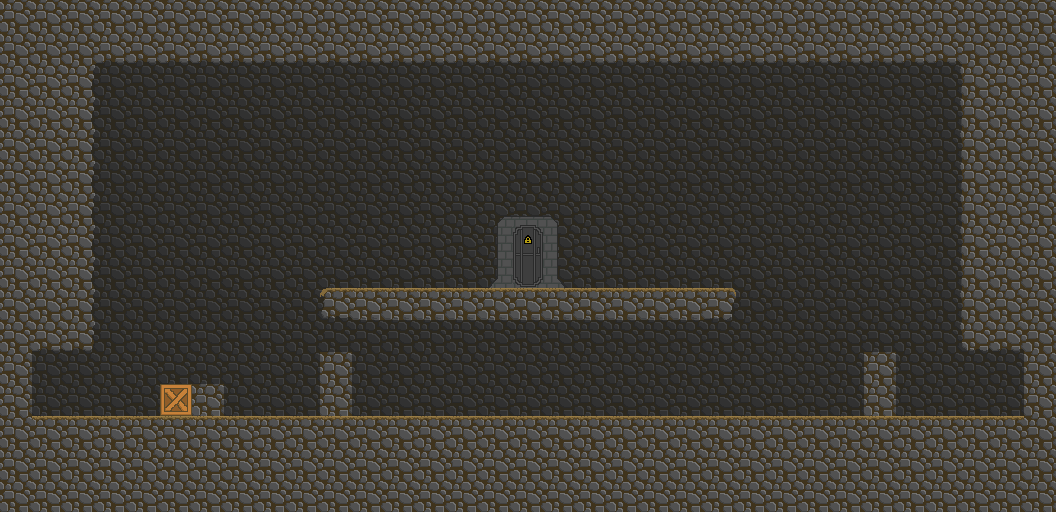

The image is a tile-based game level rendered from a .tmx file. Its description and source (layers, tilesets, objects; grid data summarised) follow:
An orthogonal 33x16 tile map with 32x32 px tiles, 3 tile layers (background, objects, forground).

<map version="1.0" orientation="orthogonal" width="33" height="16" tilewidth="32" tileheight="32">
 <tileset firstgid="1" name="indoorterrain_tiles" tilewidth="32" tileheight="32">
  <image source="indoorterrain_tiles.png" width="192" height="160" />
  <tile id="0">
   <properties>
    <property name="boundry" value="" />
   </properties>
  </tile>
  <tile id="1">
   <properties>
    <property name="boundry" value="" />
   </properties>
  </tile>
  <tile id="2">
   <properties>
    <property name="boundry" value="" />
   </properties>
  </tile>
  <tile id="6">
   <properties>
    <property name="boundry" value="" />
   </properties>
  </tile>
  <tile id="7">
   <properties>
    <property name="boundry" value="" />
   </properties>
  </tile>
  <tile id="8">
   <properties>
    <property name="boundry" value="" />
   </properties>
  </tile>
  <tile id="12">
   <properties>
    <property name="boundry" value="" />
   </properties>
  </tile>
  <tile id="13">
   <properties>
    <property name="boundry" value="" />
   </properties>
  </tile>
  <tile id="14">
   <properties>
    <property name="boundry" value="" />
   </properties>
  </tile>
  <tile id="18">
   <properties>
    <property name="boundry" value="" />
   </properties>
  </tile>
  <tile id="19">
   <properties>
    <property name="boundry" value="" />
   </properties>
  </tile>
  <tile id="20">
   <properties>
    <property name="boundry" value="" />
   </properties>
  </tile>
  <tile id="24">
   <properties>
    <property name="notboundry" value="" />
   </properties>
  </tile>
 </tileset>
 <layer name="background" width="33" height="16">
  <data>[528 cells, 528 non-empty, 2 distinct tile ids]</data>
 </layer>
 <layer name="objects" width="33" height="16">
  <data>[528 cells, 11 non-empty, 10 distinct tile ids]</data>
 </layer>
 <layer name="forground" width="33" height="16">
  <data>[528 cells, 528 non-empty, 11 distinct tile ids]</data>
 </layer>
</map>